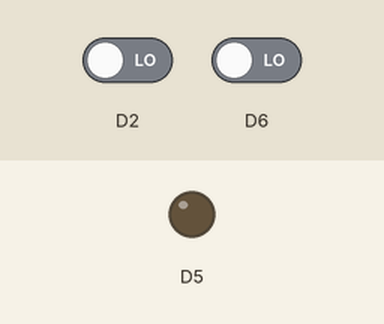
Bench run of a sketch on a simulated ESP8266 (NodeMCU). Parts: output pins drawn as LEDs (lit = HIGH). The test bench sets the inputs (shaded band); at power-on: D6 LOW, D2 LOW.

Above: at 1.2 s.
1.3 s: D6 driven HIGH
At 1.7 s:
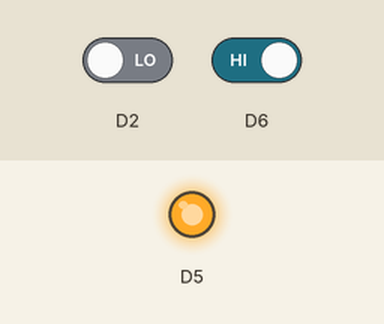
Timing chart, 0 to 4.3 s (numbered marks = the images above; inputs shaded):
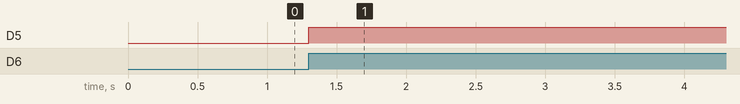

Measured:
- after the input at 1.3 s, D5: LOW → HIGH at once

The sketch:

arcade-cabinet-lighting.ino
```cpp
/*
 Name:		arcade_cabinet_lighting.ino
 Created:	8/4/2020 2:41:40 PM
 Author:	Matt Sutton
*/

// the setup function runs once when you press reset or power the board
#include "LedStrip.h"
#include "PirSensor.h"
#include "Button.h"

ButtonClass button;
PirSensorClass sensor;
LedStripClass led;

// Set the default system status.
boolean systemOn = false;

// the setup function runs once when you press reset or power the board
void setup() {
	// setup the button with the pin the button is using.
	button.setup(D2);

	// setup the PIR sensor with the pin the sensor is using.
	sensor.setup(D6);

	// setup the LED with the pin the sensor is using.
	led.setup(D5);
}

// the loop function runs over and over again until power down or reset
void loop() {
	// check to see if button is pressed and toggle the led fade status.
	if (button.isPressed()) {
		led.toggleFade();
	}

	sensor.update();

	if (sensor.motionDetected() && !systemOn) {
		// power on the system and turn the lights on if there system is off
		// and the sensor detects motion.
		systemOn = !systemOn;
		led.on();
	}
	else if (!sensor.motionDetected() && systemOn)
	{
		// post off the system and turn the light off is the system is on
		// and detects no motion.

		// The sensor changes the motion detected
		// state using a timer. So the turning off the system will be delayed.
		systemOn = !systemOn;
		led.off();
	}
}
```

Button.cpp
```cpp
//
//
//

#include "Button.h"

void ButtonClass::init()
{

}

void ButtonClass::setup(int pin, unsigned long debounceDelay) {
    pinMode(pin, INPUT);
    _pin = pin;
    _state;
    _lastState = LOW;
    _lastDebounceTime = 0;
    _debounceDelay = 30;
    _status = false;
}

bool ButtonClass::isPressed()
{
    boolean retval = false;

    int reading = digitalRead(_pin);

    // Set the last debounce time if the last known state is not equal
    // to the current reading. This prevents any noise from being misread
    // and is safe to assume this is on purpose.
    if (reading != _lastState)
        _lastDebounceTime = millis();

    // Continue to check button if the button has been pressed longer than
    // the allotted debounce delay.
    if ((millis() - _lastDebounceTime) > _debounceDelay)
    {
        // store the reading state in case the button is released during processing.
        if (reading != _state) {
            _state = reading;

            if (_state == HIGH)
            {
                // set the return value and change the button state on/off
                retval = true;
                _status = !_status;
            }
        }
    }

    _lastState = reading;
    return retval; // return that the button has been pressed.
}

bool ButtonClass::getStatus()
{
    return _status;
}
```

Button.h
```cpp
// Button.h

#ifndef _BUTTON_h
#define _BUTTON_h

#if defined(ARDUINO) && ARDUINO >= 100
	#include "arduino.h"
#else
	#include "WProgram.h"
#endif

class ButtonClass
{
protected:
	int _pin;
	unsigned long _debounceDelay;
	unsigned long _lastDebounceTime;
	int _state;
	int _lastState;
	bool _status;
public:
	void init();
	void setup(int pin, unsigned long debounceDelay = 30);
	bool isPressed();
	bool getStatus();
};

extern ButtonClass Button;


#endif
```

LedStrip.cpp
```cpp
//
//
//

#include "LedStrip.h"

/// <summary>
/// Setup the led configuration.
/// </summary>
/// <param name="pin">Pin of the LED</param>
/// <param name="fadeStatus">Status of the fade.</param>
void LedStripClass::setup(int pin, bool fadeStatus)
{
	pinMode(pin, OUTPUT);
	m_pin = pin;
	m_fade = fadeStatus;
	m_status = false;
	m_ledBrightness = 0;
}

/// <summary>
/// Get the status of the LED.
/// </summary>
/// <returns>Boolean</returns>
bool LedStripClass::getLedStatus()
{
	return m_status;
}

/// <summary>
/// Get the status of fading.
/// </summary>
/// <returns>Boolean</returns>
bool LedStripClass::getFadeStatus()
{
	return m_fade;
}

/// <summary>
/// Turn the LED on.
/// </summary>
void LedStripClass::on()
{
	m_status = true;

	if (m_fade)
		fadeOn();
	else
		digitalWrite(m_pin, HIGH);
}

/// <summary>
/// Turn the LED off.
/// </summary>
void LedStripClass::off()
{
	m_status = false;

	if (m_fade)
		fadeOff();
	else
		digitalWrite(m_pin, LOW);
}

/// <summary>
/// Toggle the fade status.
/// </summary>
void LedStripClass::toggleFade()
{
	m_fade = !m_fade;
}

/// <summary>
/// Fade the LED on.
/// </summary>
void LedStripClass::fadeOn()
{
	if (m_ledBrightness < 255) {
		for (int i = m_ledBrightness; i <= 255; i += 5) {
			m_ledBrightness = i;
			analogWrite(m_pin, m_ledBrightness);
			delay(50);
		}
	}
}

/// <summary>
/// Fade the LED off.
/// </summary>
void LedStripClass::fadeOff()
{
	if (m_ledBrightness > 0) {
		for (int i = m_ledBrightness; i >= 0; i -= 5) {
			m_ledBrightness = i;
			analogWrite(m_pin, m_ledBrightness);
			delay(50);
		}
	}
}

LedStripClass LedStrip;
```

LedStrip.h
```cpp
// LedStrip.h

#ifndef _LEDSTRIP_h
#define _LEDSTRIP_h

#if defined(ARDUINO) && ARDUINO >= 100
	#include "arduino.h"
#else
	#include "WProgram.h"
#endif

class LedStripClass
{
 public:
	void setup(int pin, bool fade = false);
	bool getLedStatus();
	bool getFadeStatus();
	void on();
	void off();
	void toggleFade();
 protected:
	 /// <summary>
	 /// Pin of the LED.
	 /// </summary>
	 int m_pin;

	 /// <summary>
	 /// Status of the LED.
	 /// </summary>
	 bool m_status;

	 /// <summary>
	 /// Status of fading.
	 /// </summary>
	 bool m_fade;

	 /// <summary>
	 /// Brightness of the LED.
	 /// </summary>
	 int m_ledBrightness;

	 void fadeOn();
	 void fadeOff();

};

extern LedStripClass LedStrip;

#endif
```

PirSensor.cpp
```cpp
//
//
//

#include "PirSensor.h"

void PirSensorClass::init()
{
}

void PirSensorClass::setup(int pin, int debounceTimeout, long motionTimeout)
{
	pinMode(pin, INPUT);
	_motionDetected = false;
	_pin = pin;
	_debounceTimeout = debounceTimeout;
	_motionStart = 0;
	_motionTimeout = motionTimeout;
}

bool PirSensorClass::motionDetected()
{
	return _motionDetected;
}

void PirSensorClass::update()
{
	int reading = digitalRead(_pin);

	// TODO: Add debouncing to prevent any false positives.

	if (reading == HIGH) {
		_motionDetected = true;
		_motionStart = millis();
	}
	else if (reading == LOW && (millis() - _motionStart) > _motionTimeout) {
		_motionDetected = false;
	}

}
```

PirSensor.h
```cpp
// PirSensor.h

#ifndef _PIRSENSOR_h
#define _PIRSENSOR_h

#if defined(ARDUINO) && ARDUINO >= 100
	#include "arduino.h"
#else
	#include "WProgram.h"
#endif

class PirSensorClass
{
 protected:
	 int _pin;
	 bool _motionDetected;
	 int _debounceTimeout;
	 long _motionTimeout;
	 unsigned long _motionStart;
 public:
	void init();
	void setup(int pin, int debounceTimeout = 30, long motionTimeout = 10000); // TODO: Make motiontimeout measured in minutes.
	bool motionDetected();
	void update();
};

extern PirSensorClass PirSensor;

#endif
```
